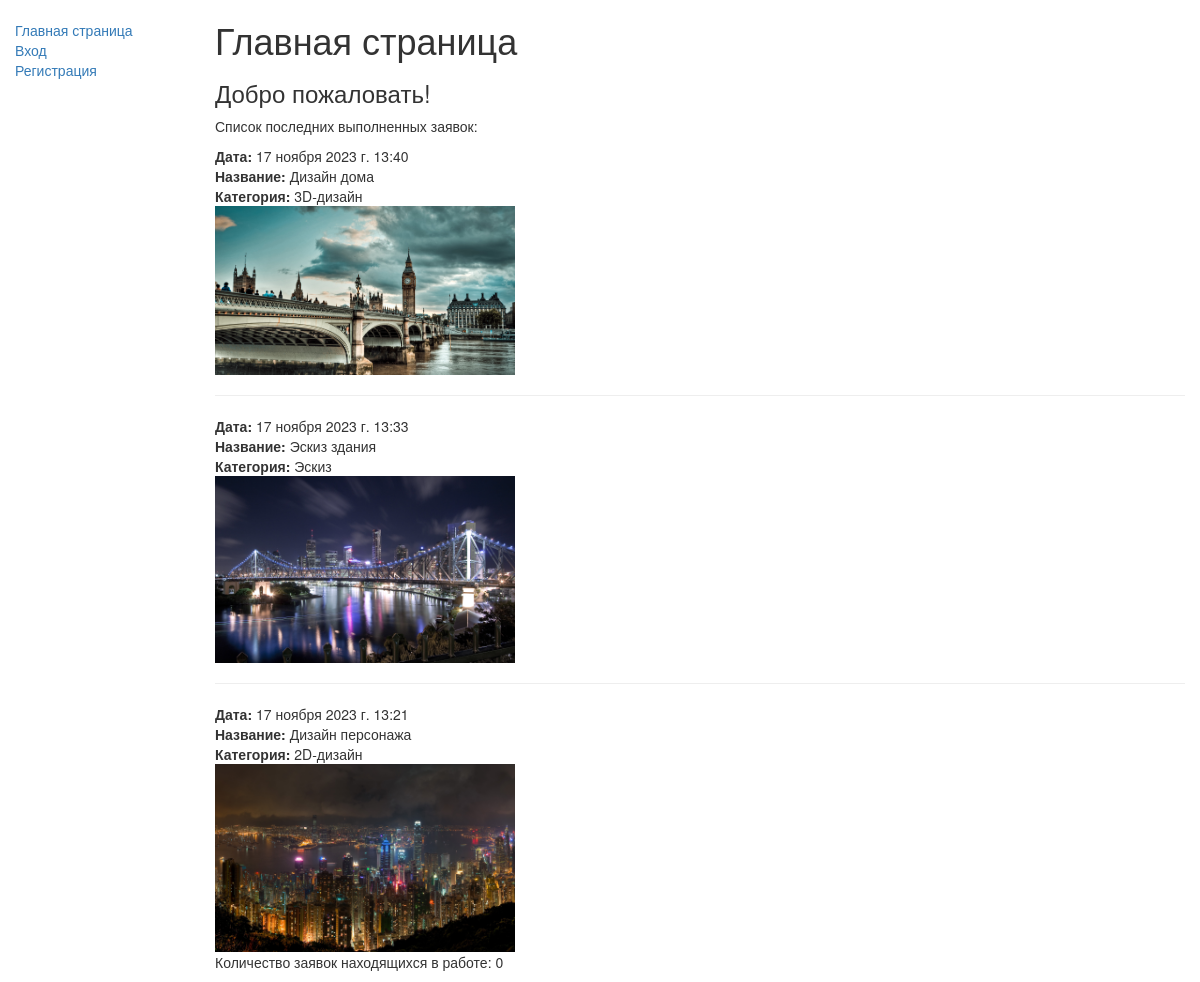
The app's page /applications/ with its own data.
### applications/models.py (models this page shows, shortened)
class Application(models.Model):
    date_app = models.DateTimeField(verbose_name="Временная метка", auto_now_add=True)
    name_app = models.CharField(verbose_name="Название", max_length=50, blank=False)
    desc_app = models.CharField(verbose_name="Описание", max_length=200, blank=False)
    category = models.ForeignKey(CategoryApplication, on_delete=models.CASCADE, blank=False, verbose_name="Категория")
    image_app = models.ImageField(verbose_name="Фотография", upload_to='images/', blank=False,
                                  validators=[FileExtensionValidator(allowed_extensions=['png', 'jpg', 'jpeg', 'bmp'])])
    user = models.ForeignKey(AdvUser, on_delete=models.CASCADE, verbose_name="Пользователь")
    STATUS_CHOICES = (
        ('Н', 'Новая'),
        ('П', 'Принята в работу'),
        ('В', 'Выполнено'),
    )
    status_app = models.CharField(verbose_name="Статус заявки", max_length=1, choices=STATUS_CHOICES, blank=False,
                                  default='Н')

class CategoryApplication(models.Model):
    cat_name = models.CharField(verbose_name="Категория", max_length=100, blank=False)
    def __str__(self):
        return self.cat_name

### applications/views.py (the view)
# urls.py: path('', views.index, name='index'),
def index(request):
    num_applications = Application.objects.filter(status_app__exact='П').count()
    num_complete = Application.objects.filter(status_app__exact='В').order_by('-date_app')[:4]
    context = {
        'num_applications': num_applications,
        'num_complete': num_complete
    }
    return render(request, 'applications/index.html', context)

### applications/templates/applications/index.html (shortened to what this page needs)
{% extends "base.html" %}
{% block content %}
    <h1>Главная страница</h1>
    <h3>Добро пожаловать!</h3>
    {% if num_complete %}
    <p>Список последних выполненных заявок:</p>
    {% for app in num_complete %}
        <li><strong>Дата:</strong> {{app.date_app}}</li>
        <li><strong>Название:</strong> {{app.name_app}}</li>
        <li><strong>Категория:</strong> {{app.category}}</li>
        <li><img class="img" src="/media/{{ app.image_app }}"></li>
        {% if not forloop.last %}<hr>{% endif %}
    {% endfor %}
    {% else %}
    <p>На данный момент выполненных заявок нет</p>
    {% endif %}
    <p>Количество заявок находящихся в работе: {{ num_applications }}</p>
{% endblock %}

### applications/templates/base.html (shortened to what this page needs)
<!DOCTYPE html>
<html lang="en">
<head>
    <link
      rel="stylesheet"
      href="https://maxcdn.bootstrapcdn.com/bootstrap/3.3.7/css/bootstrap.min.css" />
    {% load static %}
    <link rel="stylesheet" href="{% static 'applications/style.css'%}"/>
</head>
<body>
    <div class="container-fluid">
      <div class="row">
        <div class="col-sm-2">
          {% block sidebar %}
            <ul class="sidebar-nav">
              <li><a href="{% url 'index' %}">Главная страница</a></li>
              {% if user.is_authenticated %}
                <li><a href="{% url 'profile' %}">Личный кабинет</a></li>
                <li><a href="{% url 'create' %}">Создать заявку</a></li>
                <li><a href="{% url 'logout' %}?next={% url 'index' %}">Выход</a></li>
              {% else %}
                <li><a href="{% url 'login' %}">Вход</a></li>
                <li><a href="{% url 'register' %}">Регистрация</a></li>
              {% endif %}
            </ul>
          {% endblock %}
        </div>
        <div class="col-sm-10 ">{% block content %}{% endblock %}</div>
      </div>
    </div>
</body>
</html>

### applications/static/applications/style.css (style rules this page uses)
.sidebar-nav { margin-top: 20px; padding: 0; list-style: none; }
.img { width: 300px; max-height: 300px; }
ul, ol, li { list-style: none; }

### records on screen
Application: date_app "17 ноября 2023 г. 13:40", name_app "Дизайн дома", category "3D-дизайн", image_app (picture)
Application: date_app "17 ноября 2023 г. 13:33", name_app "Эскиз здания", category "Эскиз", image_app (picture)
Application: date_app "17 ноября 2023 г. 13:21", name_app "Дизайн персонажа", category "2D-дизайн", image_app (picture)

### other values on screen
{{ num_applications }} "0"
